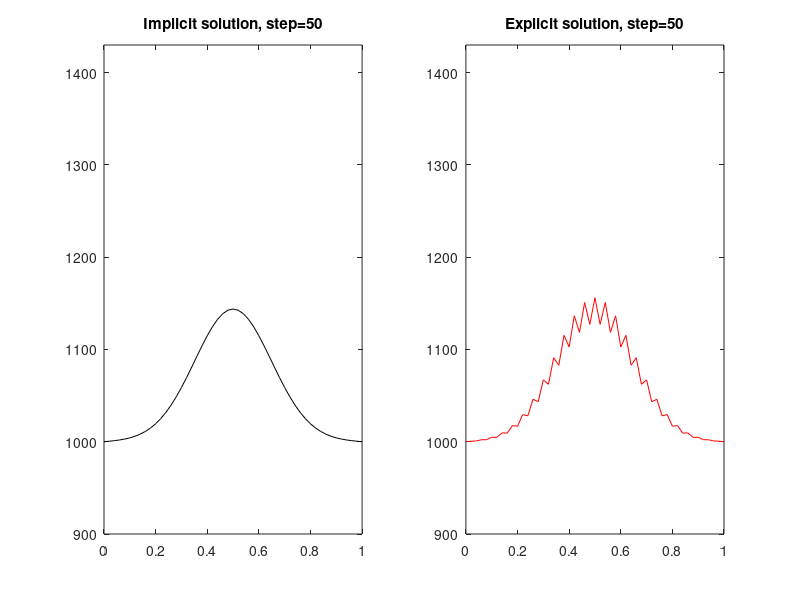

The MATLAB source for this figure:
% Solution of 1D temperature equation on a regular grid 
% for a non-moving medium with constant conductivity;
% comparison of implicit and explicit method



% Clean all variables
clear all;
% Clear all figures
clf;

% Boundary conditions = constant temperature
% setup correspond to a squre temperature wave
% Numerical model parameters
xsize=1000; % Model size, m
xnum=51;    % Number of nodes
xstp=xsize/(xnum-1); % Grid step
tnum=50; % number of timesteps
k=3; % Thermal conductivity, W/m/K
cp=1000; % Heat capacity, J/kg/K
rho=3000; % Density, kg/m^3
rhocp=rho*cp; % volumetric heat capacity, j/kg/m^3

kappa=k/rhocp; % Thermal diffusivity, m^2/s

% Timestep
dtexp=xstp^2/2/kappa; % Limitation for explicit timestep
dt=dtexp; % Timestep, s

%Creating vector for nodal point positions
x=0:xstp:xsize;

% Define initial temperature profile
tback=1000; % background temperature, K
twave=1300; % temperature wave, K
for i=1:1:xnum
    % Background profile
    t0exp(i)=tback; % profile for explicit solving
    t0imp(i)=tback; % profile for implicit solving
    % Temperature wave
    if(x(i)>xsize*0.4 && x(i)<xsize*0.6) 
        t0exp(i)=twave; % profile for explicit solving
        t0imp(i)=twave; % profile for implicit solving
    end
end


% Time cycle
timesum=0; % Elapsed time
for t=1:1:tnum

    % Matrix of coefficients initialization for implicit solving
    L=sparse(xnum,xnum);
    % Vector of right part initialization for implicit solving
    R=zeros(xnum,1);
    
    % Implicit solving of 1D temperature equation: dT/dt=kappa*d2T/dx2
    % Composing matrix of coefficients L()
    % and vector (column) of right parts R()
    % First point: T=tback
    L(1,1)=1;
    R(1,1)=tback;
    % Intermediate points
    for i=2:1:xnum-1
        % dT/dt=kappa*d2T/dx2
        % Tnew(i)/dt-kappa*(Tnew(i-1)-2*Tnew(i)+Tnew(i+1))/dx^2=Told(i)/dt
        L(i,i-1)=-kappa/xstp^2;
        L(i,i)=1/dt+2*kappa/xstp^2;
        L(i,i+1)=-kappa/xstp^2;
        R(i,1)=t0imp(i)/dt;
    end
    % Last point:T=tback
    L(xnum,xnum)=1;
    R(xnum,1)=tback;
    % Obtaining solution for implicit temperature profile
    t1imp=L\R;

    % Explicit solving of 1D temperature equation: dT/dt=kappa*d2T/dx2
    % First point: T=tback
    t1exp(1)=tback;
    % Intermediate points
    for i=2:1:xnum-1
        % dT/dt=kappa*d2T/dx2
        % Tnew(i)=dt*kappa(Told(i-1)-2*Told(i)+Told(i+1))/dx^2+Told(i)
        t1exp(i)=dt*kappa*(t0exp(i-1)-2*t0exp(i)+t0exp(i+1))/xstp^2+t0exp(i);
    end
    % Last point:T=tback
    t1exp(xnum)=tback;
    
      
    % Open figure
    figure(1);
    % Plotting implicit solution
    subplot(1,2,1);
    plot(x/1000,t1imp,'k');
    axis([0 xsize/1000 0.9*tback 1.1*twave]);
    title(['Implicit solution, step=',num2str(t)]); 
    % Plotting explicit solution
    subplot(1,2,2);
    plot(x/1000,t1exp,'r');
    axis([0 xsize/1000 0.9*tback 1.1*twave]);
    title(['Explicit solution, step=',num2str(t)]);
    
    % Stop for .1 second
    pause(.1);
    
    % Add time counter
    timesum=timesum+dt;
    % Reassign temperature profiles for the next step
    t0exp=t1exp;
    t0imp=t1imp;
end